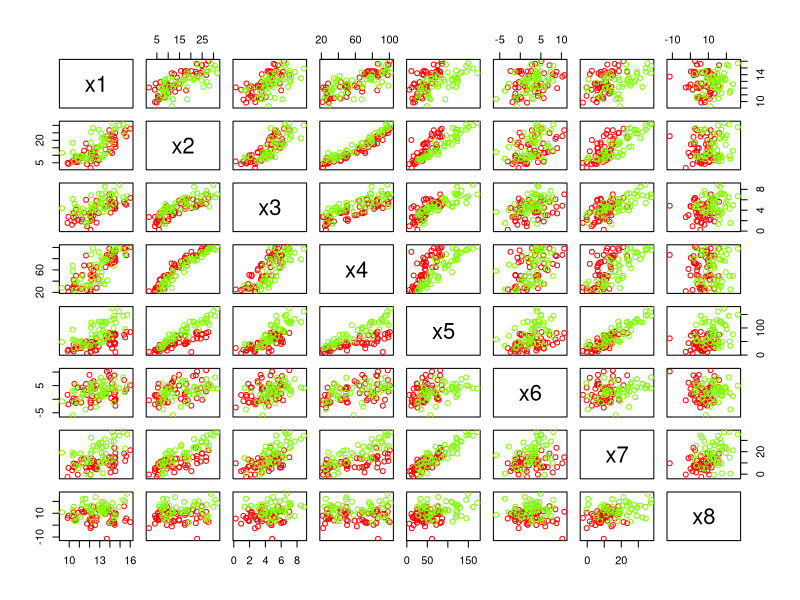
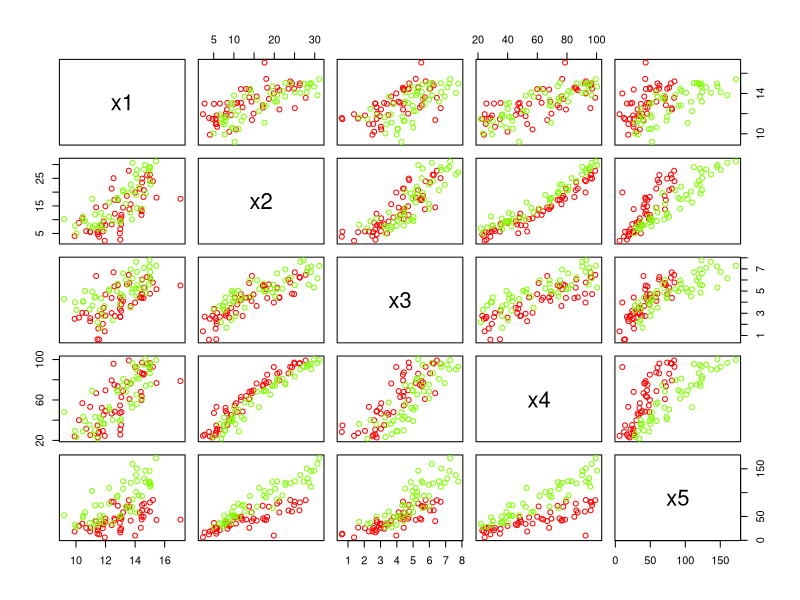
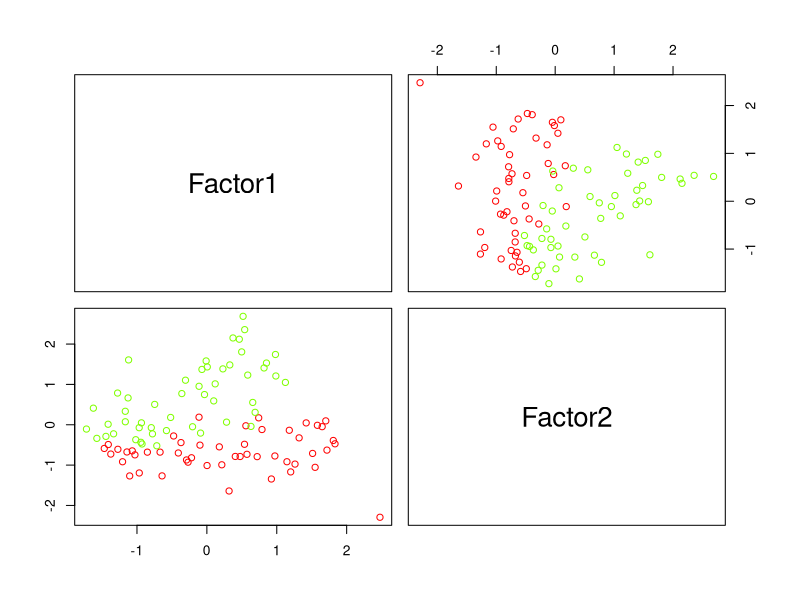
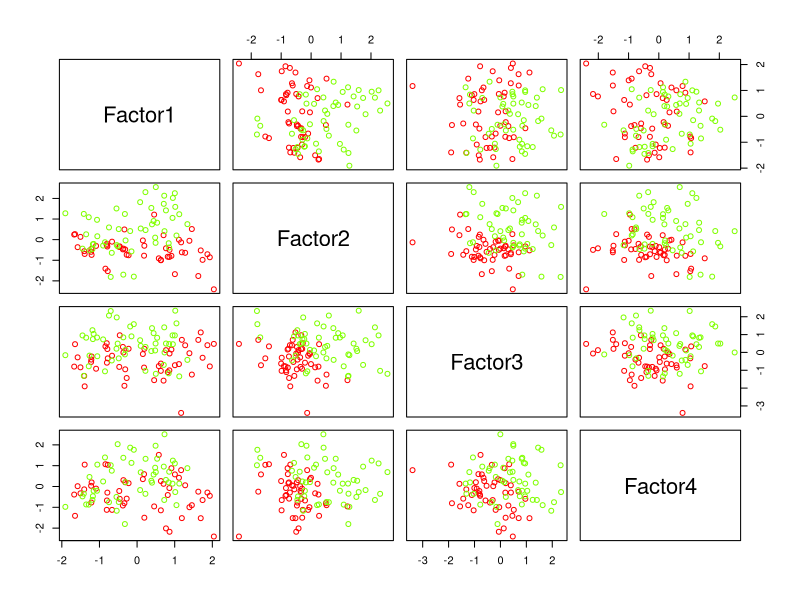
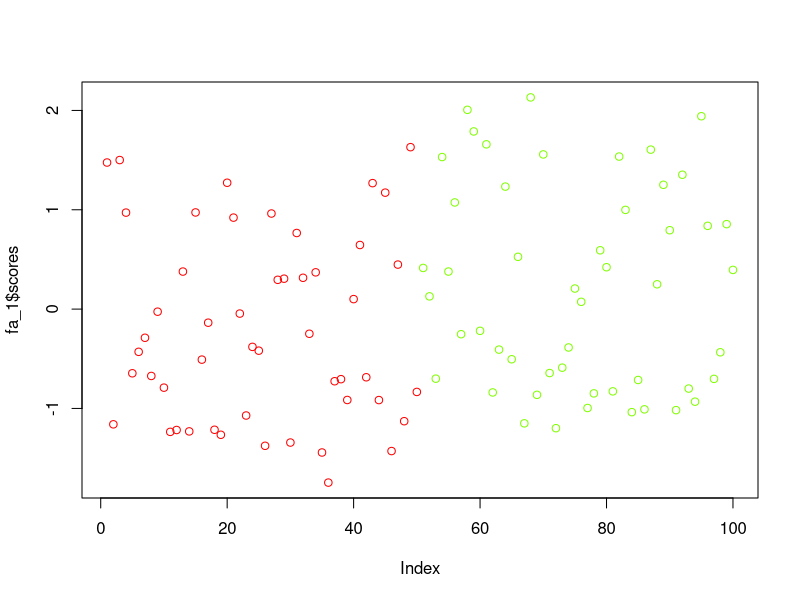

Write R code to recreate these figures, in order. (Note: this script raises an error after producing the figures.)
######

samples<-100

category<-c(rep(1, samples/2), rep(2, samples/2))
h1<-runif(samples, 1, 5)
h2<-rnorm(samples, category, 0.3)

data<-data.frame(x1=rnorm(samples, 10+h1, 1), x2=rnorm(samples, h1^2+3*h2, 1), x3=h1+h2+rnorm(samples,0, 0.9), x4=rnorm(samples, 20*h1+h2, 2), x5=14*h1*h2+rnorm(samples, 0, 1))
png("fa_dim5.png")
plot(data, col=rainbow(4)[category])
dev.off()

fa<-factanal(data, factors=2, scores="regression")
fa$loadings
png("fa_computed.png")
pairs(fa$scores, col=rainbow(4)[category])
dev.off()

data1<-data.frame(x1=rnorm(samples, 10+h1, 1), x2=rnorm(samples, h1^2+3*h2, 1), x3=h1+h2+rnorm(samples,0, 0.9), x4=rnorm(samples, 20*h1+h2, 2), x5=14*h1*h2+rnorm(samples, 0, 1), x6=h1+rnorm(samples, 0, 3), x7=h1*h2*3+rnorm(samples, 0, 4), x8=6*h2+rnorm(samples, 0, 5))
plot(data1, col=rainbow(4)[category])

fa_4<-factanal(data1, factors=4, scores="regression")
fa_4$loadings
png("fa4_computed.png")
pairs(fa_4$scores, col=rainbow(4)[category])
dev.off()

fa_1<-factanal(data1, factors=1, scores="regression")
png("fa1_computed.png")
plot(fa_1$scores, col=rainbow(4)[category])
dev.off()

# Factor Analysis
fa2<-factanal(wine_s, factors=2, scores="regression")
fa3<-factanal(wine_s, factors=3, scores="regression")
fa4<-factanal(wine_s, factors=4, scores="regression")
fa6<-factanal(wine_s, factors=6, scores="regression")

pairs(fa2$scores, col=rainbow(3)[winedata[,1]])

pairs(fa3$scores, col=rainbow(3)[winedata[,1]])

pairs(fa4$scores, col=rainbow(3)[winedata[,1]])

pairs(fa6$scores, col=rainbow(3)[winedata[,1]])


